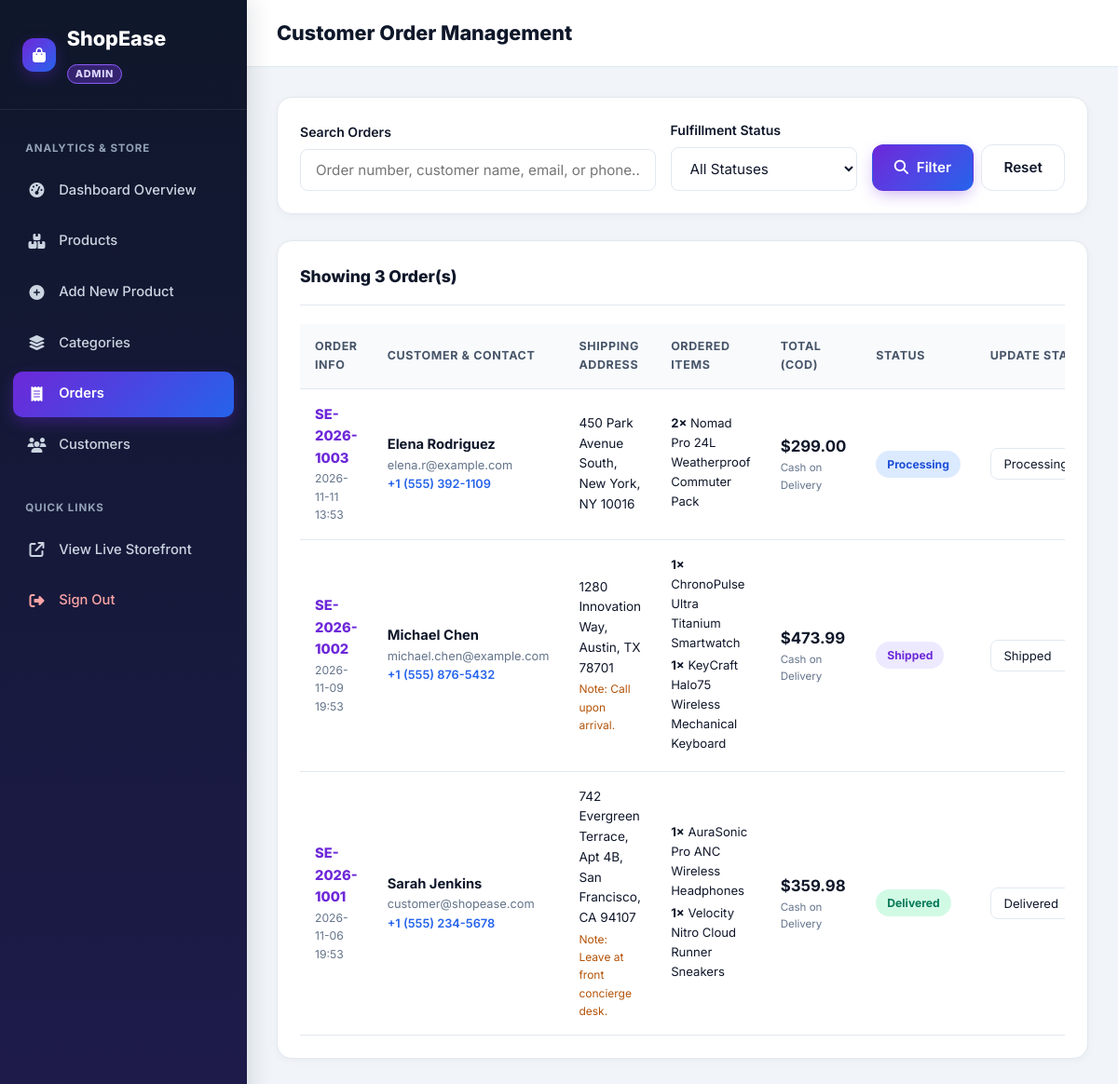
The app's page /admin/orders (signed in) with its own data.
### tables this page shows
CREATE TABLE orders (
            id INTEGER PRIMARY KEY AUTOINCREMENT,
            order_number TEXT NOT NULL UNIQUE,
            user_id INTEGER,
            customer_name TEXT NOT NULL,
            customer_email TEXT NOT NULL,
            phone TEXT NOT NULL,
            shipping_address TEXT NOT NULL,
            city TEXT NOT NULL,
            postal_code TEXT NOT NULL,
            order_notes TEXT DEFAULT '',
            subtotal REAL NOT NULL,
            shipping_fee REAL NOT NULL DEFAULT 0.0,
            total_amount REAL NOT NULL,
            payment_method TEXT NOT NULL DEFAULT 'Cash on Delivery',
            status TEXT NOT NULL DEFAULT 'Pending',
            created_at TIMESTAMP DEFAULT CURRENT_TIMESTAMP,
            FOREIGN KEY (user_id) REFERENCES users (id) ON DELETE SET NULL
        );

CREATE TABLE order_items (
            id INTEGER PRIMARY KEY AUTOINCREMENT,
            order_id INTEGER NOT NULL,
            product_id INTEGER,
            product_name TEXT NOT NULL,
            product_image TEXT NOT NULL,
            unit_price REAL NOT NULL,
            quantity INTEGER NOT NULL,
            subtotal REAL NOT NULL,
            FOREIGN KEY (order_id) REFERENCES orders (id) ON DELETE CASCADE,
            FOREIGN KEY (product_id) REFERENCES products (id) ON DELETE SET NULL
        );

### app.py (the view, shortened to what this page needs)
@app.route('/admin/orders', methods=['GET', 'POST'])
@admin_required
def admin_orders():
    conn = get_db_connection()
    q = request.args.get('q', '').strip()
    status_filter = request.args.get('status', '').strip()
    query = 'SELECT * FROM orders WHERE 1=1'
    params = []
    if q:
        query += ' AND (order_number LIKE ? OR customer_name LIKE ? OR customer_email LIKE ? OR phone LIKE ?)'
        params.extend([f'%{q}%', f'%{q}%', f'%{q}%', f'%{q}%'])
    if status_filter:
        query += ' AND status = ?'
        params.append(status_filter)
    query += ' ORDER BY id DESC'
    orders_rows = conn.execute(query, params).fetchall()
    orders_list = []
    for o in orders_rows:
        items = conn.execute('SELECT * FROM order_items WHERE order_id = ?', (o['id'],)).fetchall()
        orders_list.append({
            'order': o,
            'items': items
        })
    conn.close()
    return render_template(
        'admin/orders.html',
        orders_list=orders_list,
        q=q,
        status_filter=status_filter
    )

### app.py (called while the page is built)
def admin_required(f):
    @wraps(f)
    def decorated_function(*args, **kwargs):
        if 'admin_id' not in session:
            flash('Administrator authentication required.', 'warning')
            return redirect(url_for('admin_login'))
        return f(*args, **kwargs)
    return decorated_function

@app.context_processor
def inject_globals():
    conn = get_db_connection()
    nav_categories = conn.execute('SELECT id, name, slug, icon FROM categories ORDER BY id ASC').fetchall()
    conn.close()
    cart_summary = get_cart_items_and_totals()
    return {
        'nav_categories': nav_categories,
        'cart_count': cart_summary['total_qty'],
        'cart_subtotal': cart_summary['subtotal'],
        'current_user_id': session.get('user_id'),
        'current_user_name': session.get('user_name'),
        'current_user_email': session.get('user_email'),
        'current_admin_id': session.get('admin_id'),
        'current_admin_name': session.get('admin_name')
    }

### database.py (called while the page is built)
def get_db_connection():
    conn = sqlite3.connect(DB_PATH)
    conn.row_factory = sqlite3.Row
    conn.execute("PRAGMA foreign_keys = ON")
    return conn

### templates/admin/orders.html (shortened to what this page needs)
<!DOCTYPE html>
<html lang="en">
<head>
    <link rel="stylesheet" href="https://cdnjs.cloudflare.com/ajax/libs/font-awesome/6.5.1/css/all.min.css">
    <link rel="stylesheet" href="{{ url_for('static', filename='css/style.css') }}">
    <link rel="stylesheet" href="{{ url_for('static', filename='css/admin.css') }}">
</head>
<body class="admin-body">
    <aside class="admin-sidebar">
        <a href="{{ url_for('admin_dashboard') }}" class="admin-brand">
            <span class="brand-logo-icon" style="width:36px;height:36px;font-size:1rem;"><i class="fa-solid fa-bag-shopping"></i></span>
            <span class="hide-tablet">ShopEase <span class="admin-brand-badge">Admin</span></span>
        </a>
        <nav class="admin-nav">
            <span class="admin-nav-label hide-tablet">Analytics &amp; Store</span>
            <a href="{{ url_for('admin_dashboard') }}" class="admin-nav-link">
                <i class="fa-solid fa-gauge-high"></i> <span class="hide-tablet">Dashboard Overview</span>
            </a>
            <a href="{{ url_for('admin_products') }}" class="admin-nav-link">
                <i class="fa-solid fa-boxes-stacked"></i> <span class="hide-tablet">Products</span>
            </a>
            <a href="{{ url_for('admin_add_product') }}" class="admin-nav-link">
                <i class="fa-solid fa-circle-plus"></i> <span class="hide-tablet">Add New Product</span>
            </a>
            <a href="{{ url_for('admin_categories') }}" class="admin-nav-link">
                <i class="fa-solid fa-layer-group"></i> <span class="hide-tablet">Categories</span>
            </a>
            <a href="{{ url_for('admin_orders') }}" class="admin-nav-link active">
                <i class="fa-solid fa-receipt"></i> <span class="hide-tablet">Orders</span>
            </a>
            <a href="{{ url_for('admin_customers') }}" class="admin-nav-link">
                <i class="fa-solid fa-users"></i> <span class="hide-tablet">Customers</span>
            </a>
            <span class="admin-nav-label hide-tablet" style="margin-top:1rem;">Quick Links</span>
            <a href="{{ url_for('index') }}" class="admin-nav-link" target="_blank">
                <i class="fa-solid fa-arrow-up-right-from-square"></i> <span class="hide-tablet">View Live Storefront</span>
            </a>
            <a href="{{ url_for('admin_logout') }}" class="admin-nav-link" style="color:#fca5a5;">
                <i class="fa-solid fa-right-from-bracket"></i> <span class="hide-tablet">Sign Out</span>
            </a>
        </nav>
    </aside>
    <div class="admin-main">
        <header class="admin-topbar">
            <h1 style="font-size:1.35rem;font-weight:800;">Customer Order Management</h1>
        </header>
        <div class="admin-content">
            <div class="admin-card">
                <form action="{{ url_for('admin_orders') }}" method="GET" style="display:flex;gap:1rem;flex-wrap:wrap;align-items:flex-end;">
                    <div style="flex:1;min-width:240px;">
                        <label class="form-label">Search Orders</label>
                        <input type="text" name="q" value="{{ q }}" class="form-control" placeholder="Order number, customer name, email, or phone...">
                    </div>
                    <div style="min-width:200px;">
                        <label class="form-label">Fulfillment Status</label>
                        <select name="status" class="form-control">
                            <option value="">All Statuses</option>
                        </select>
                    </div>
                    <div style="display:flex;gap:0.5rem;">
                        <button type="submit" class="btn btn-primary"><i class="fa-solid fa-magnifying-glass"></i> Filter</button>
                        <a href="{{ url_for('admin_orders') }}" class="btn btn-outline">Reset</a>
                    </div>
                </form>
            </div>
            <div class="admin-card">
                <div class="admin-card-header">
                    <h2 style="font-size:1.1rem;font-weight:800;">Showing {{ orders_list|length }} Order(s)</h2>
                </div>
                <div class="admin-table-wrap">
                    <table class="admin-table">
                        <thead>
                            <tr>
                                <th>Order Info</th>
                                <th>Customer &amp; Contact</th>
                                <th>Shipping Address</th>
                                <th>Ordered Items</th>
                                <th>Total (COD)</th>
                                <th>Status</th>
                                <th>Update Status</th>
                            </tr>
                        </thead>
                        <tbody>
                            {% for entry in orders_list %}
                            {% set o = entry['order'] %}
                            <tr>
                                <td>
                                    <div style="font-weight:800;color:var(--purple-700);">{{ o['order_number'] }}</div>
                                    <div style="font-size:0.76rem;color:var(--admin-muted);">{{ o['created_at'][:16] }}</div>
                                </td>
                                <td>
                                    <div style="font-weight:700;">{{ o['customer_name'] }}</div>
                                    <div style="font-size:0.8rem;color:var(--admin-muted);">{{ o['customer_email'] }}</div>
                                    <div style="font-size:0.8rem;color:var(--blue-600);font-weight:600;">{{ o['phone'] }}</div>
                                </td>
                                <td style="max-width:220px;font-size:0.85rem;">
                                    {{ o['shipping_address'] }}, {{ o['city'] }} {{ o['postal_code'] }}
                                    {% if o['order_notes'] %}
                                        <div style="font-size:0.75rem;color:#b45309;margin-top:2px;">Note: {{ o['order_notes'] }}</div>
                                    {% endif %}
                                </td>
                                <td>
                                    {% for item in entry['items'] %}
                                        <div style="font-size:0.82rem;margin-bottom:3px;">
                                            <strong>{{ item['quantity'] }}&times;</strong> {{ item['product_name'] }}
                                        </div>
                                    {% endfor %}
                                </td>
                                <td>
                                    <strong style="font-size:1.05rem;">${{ "%.2f"|format(o['total_amount']) }}</strong>
                                    <div style="font-size:0.72rem;color:var(--admin-muted);">{{ o['payment_method'] }}</div>
                                </td>
                                <td>
                                    <span class="status-pill status-{{ o['status'] }}">{{ o['status'] }}</span>
                                </td>
                                <td>
                                    <form action="{{ url_for('admin_orders') }}" method="POST" style="display:flex;gap:0.4rem;">
                                        <select name="status" class="form-control" style="padding:0.4rem 0.6rem;font-size:0.82rem;width:auto;">
                                            {% for st in ['Pending', 'Processing', 'Shipped', 'Delivered', 'Cancelled'] %}
                                                <option value="{{ st }}" {% if o['status'] == st %}selected{% endif %}>{{ st }}</option>
                                            {% endfor %}
                                        </select>
                                    </form>
                                </td>
                            </tr>
                            {% else %}
                            <tr>
                                <td colspan="7" style="text-align:center;padding:2.5rem;color:var(--admin-muted);">
                                    No orders matched your search criteria.
                                </td>
                            </tr>
                            {% endfor %}
                        </tbody>
                    </table>
                </div>
            </div>
        </div>
    </div>
</body>
</html>

### static/css/style.css (style rules this page uses)
:root { --bg-primary: #ffffff; --bg-secondary: #f8fafc; --bg-subtle: #f5f3ff; --bg-glass: rgba(255, 255, 255, 0.88); --purple-900: #3b0764; --purple-700: #6d28d9; --purple-600: #7c3aed; --purple-500: #8b5cf6; --purple-100: #ede9fe; --purple-50: #f5f3ff; --blue-700: #1d4ed8; --blue-600: #2563eb; --blue-500: #3b82f6; --blue-100: #dbeafe; --blue-50: #eff6ff; --gradient-brand: linear-gradient(135deg, #6d28d9 0%, #4f46e5 50%, #2563eb 100%); --gradient-brand-hover: linear-gradient(135deg, #5b21b6 0%, #4338ca 50%, #1d4ed8 100%); --gradient-soft: linear-gradient(135deg, #f5f3ff 0%, #eef2ff 50%, #eff6ff 100%); --gradient-dark: linear-gradient(135deg, #1e1b4b 0%, #312e81 55%, #1e3a8a 100%); --text-main: #0f172a; --text-secondary: #475569; --text-muted: #64748b; --text-light: #94a3b8; --border-color: #e2e8f0; --border-purple: #ddd6fe; --success: #10b981; --success-bg: #ecfdf5; --warning: #f59e0b; --warning-bg: #fffbeb; --danger: #ef4444; --danger-bg: #fef2f2; --info: #3b82f6; --info-bg: #eff6ff; --shadow-xs: 0 1px 2px rgba(15, 23, 42, 0.05); --shadow-sm: 0 4px 12px rgba(15, 23, 42, 0.05); --shadow-md: 0 10px 25px -5px rgba(79, 70, 229, 0.08), 0 8px 10px -6px rgba(15, 23, 42, 0.04); --shadow-lg: 0 20px 35px -10px rgba(109, 40, 217, 0.14), 0 10px 15px -5px rgba(37, 99, 235, 0.06); --shadow-glow: 0 10px 25px -4px rgba(109, 40, 217, 0.38); --radius-sm: 8px; --radius-md: 12px; --radius-lg: 18px; --radius-xl: 24px; --radius-full: 9999px; --transition: all 0.25s cubic-bezier(0.4, 0, 0.2, 1); --container-max: 1280px; }
*, *::before, *::after { box-sizing: border-box; margin: 0; padding: 0; }
html { scroll-behavior: smooth; }
body { font-family: 'Inter', -apple-system, BlinkMacSystemFont, 'Segoe UI', Roboto, sans-serif; background-color: var(--bg-primary); color: var(--text-main); line-height: 1.6; -webkit-font-smoothing: antialiased; min-height: 100vh; display: flex; flex-direction: column; }
a { color: inherit; text-decoration: none; transition: var(--transition); }
button, input, select, textarea { font-family: inherit; font-size: inherit; }
.brand-logo-icon { width: 42px; height: 42px; border-radius: 12px; background: var(--gradient-brand); color: #ffffff; display: inline-flex; align-items: center; justify-content: center; font-size: 1.2rem; box-shadow: 0 6px 16px rgba(109, 40, 217, 0.3); }
.btn { display: inline-flex; align-items: center; justify-content: center; gap: 0.55rem; padding: 0.75rem 1.45rem; border-radius: var(--radius-md); font-weight: 600; font-size: 0.95rem; border: 1.5px solid transparent; cursor: pointer; transition: var(--transition); text-align: center; white-space: nowrap; }
.btn-primary { background: var(--gradient-brand); color: #ffffff; box-shadow: 0 6px 18px -4px rgba(109, 40, 217, 0.4); }
.btn-outline { background-color: #ffffff; color: var(--text-main); border-color: var(--border-color); }
.form-label { display: block; font-size: 0.88rem; font-weight: 600; color: var(--text-main); margin-bottom: 0.4rem; }
.form-control { width: 100%; padding: 0.75rem 1rem; border-radius: var(--radius-sm); border: 1.5px solid var(--border-color); background-color: #ffffff; color: var(--text-main); font-size: 0.95rem; transition: var(--transition); }

### records on screen
orders: order_number "SE-2026-1003", created_at "2026-11-11 13:53", customer_name "Elena Rodriguez", customer_email "elena.r@example.com", phone "+1 (555) 392-1109", shipping_address "450 Park Avenue South", city "New York, NY", postal_code "10016", total_amount "299.00", payment_method "Cash on Delivery", status "Processing", status "Processing"
order_items: quantity "2", product_name "Nomad Pro 24L Weatherproof Commuter Pack"
orders: order_number "SE-2026-1002", created_at "2026-11-09 19:53", customer_name "Michael Chen", customer_email "michael.chen@example.com", phone "+1 (555) 876-5432", shipping_address "1280 Innovation Way", city "Austin, TX", postal_code "78701", order_notes "Call upon arrival.", total_amount "473.99", payment_method "Cash on Delivery", status "Shipped", status "Shipped"
order_items: quantity "1", product_name "ChronoPulse Ultra Titanium Smartwatch"
order_items: quantity "1", product_name "KeyCraft Halo75 Wireless Mechanical Keyboard"
orders: order_number "SE-2026-1001", created_at "2026-11-06 19:53", customer_name "Sarah Jenkins", customer_email "customer@shopease.com", phone "+1 (555) 234-5678", shipping_address "742 Evergreen Terrace, Apt 4B", city "San Francisco, CA", postal_code "94107", order_notes "Leave at front concierge desk.", total_amount "359.98", payment_method "Cash on Delivery", status "Delivered", status "Delivered"
order_items: quantity "1", product_name "AuraSonic Pro ANC Wireless Headphones"
order_items: quantity "1", product_name "Velocity Nitro Cloud Runner Sneakers"

### other values on screen
{{ orders_list|length }} "3"
